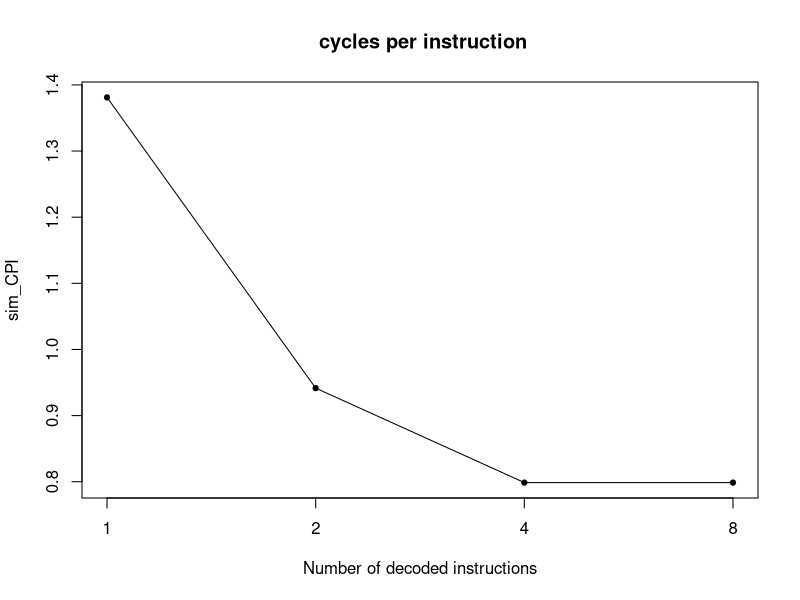
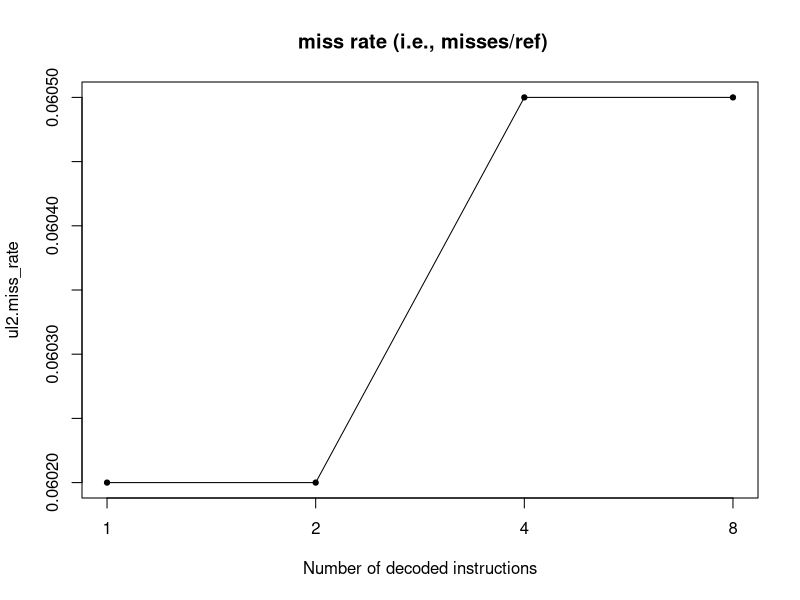
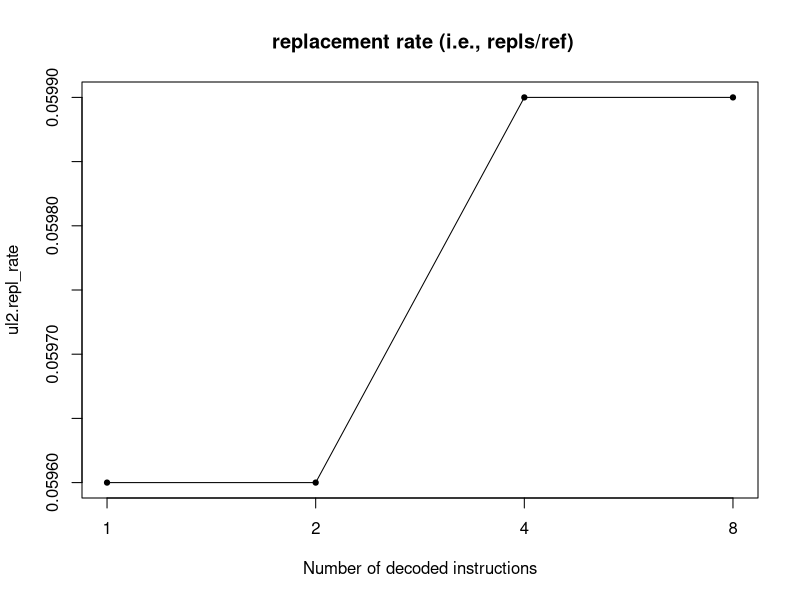
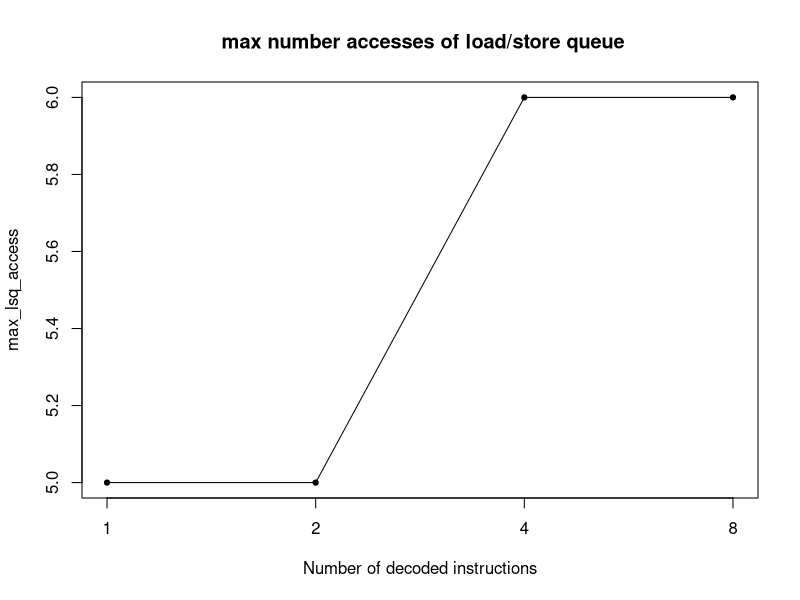
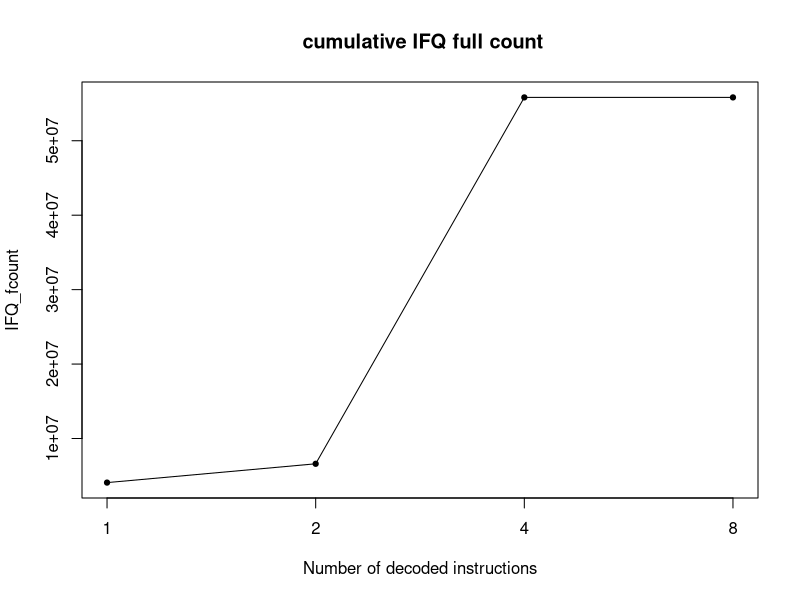
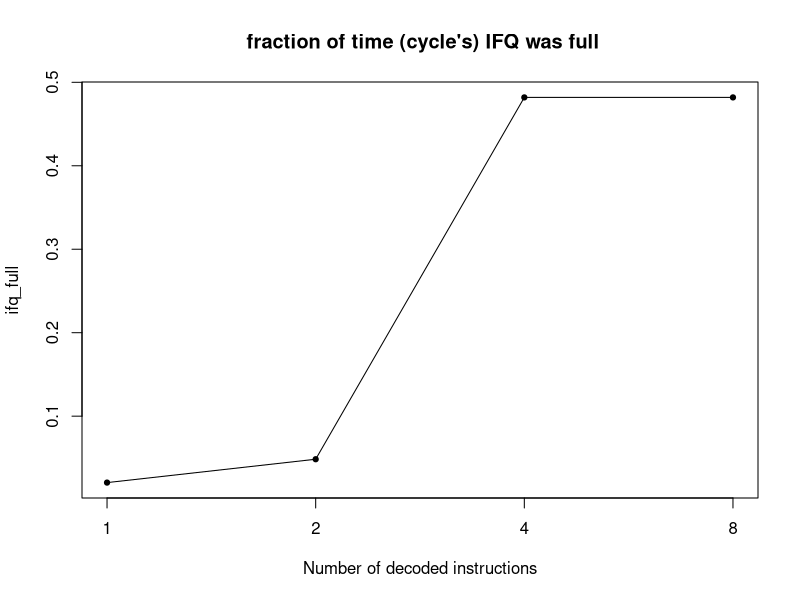
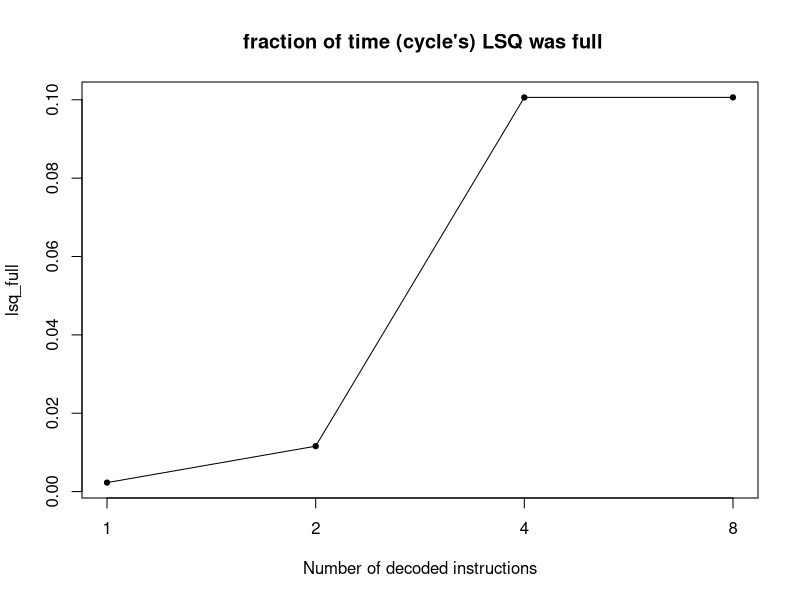
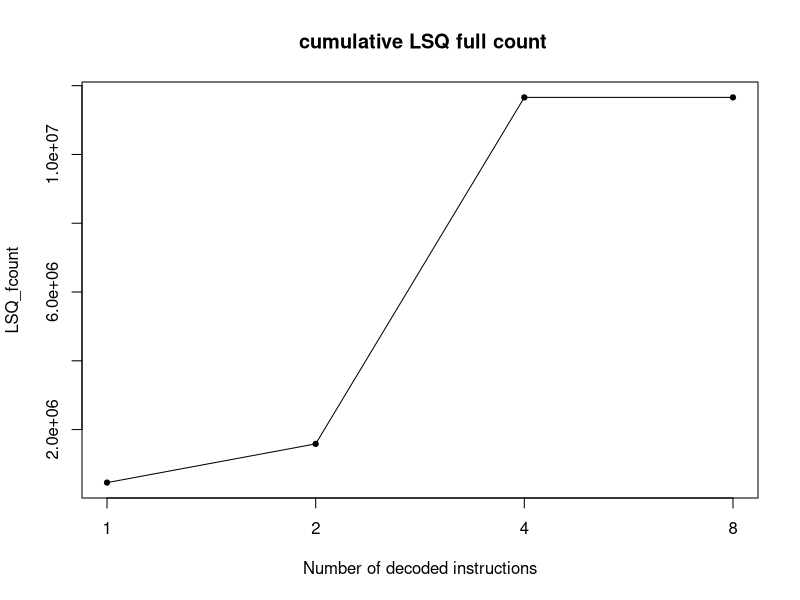

Write R code to recreate these figures, in order.
start <- 219
top <- 10
xlab <- "Number of decoded instructions"

data <- readLines("Results/results_D1.txt") 
data <- data[start:length(data) - 1]
n <- length(data)
empty <- rep(0, n)
results <- data.frame(metric = empty, C1 = empty)
for(i in 1:n){
  result <- strsplit(strsplit(data[i], "#")[[1]][1], "\\s+")[[1]]
  results[i,1] <- result[1]
  results[i,2] <- as.numeric(result[2])
}
data <- readLines("Results/results_D2.txt") 
data <- data[start:length(data) - 1]
results$C2 <- empty
for(i in 1:n){
  result <- strsplit(strsplit(data[i], "#")[[1]][1], "\\s+")[[1]]
  results[i,3] <- as.numeric(result[2])
}
data <- readLines("Results/results_D4.txt") 
data <- data[start:length(data) - 1]
results$C4 <- empty
for(i in 1:n){
  result <- strsplit(strsplit(data[i], "#")[[1]][1], "\\s+")[[1]]
  results[i,4] <- as.numeric(result[2])
}
data <- readLines("Results/results_D8.txt") 
data <- data[start:length(data) - 1]
results$C8 <- empty
results$desc <- empty
for(i in 1:n){
  result <- strsplit(strsplit(data[i], "#")[[1]][1], "\\s+")[[1]]
  results[i,5] <- as.numeric(result[2])
  results[i,6] <- strsplit(data[i], "#")[[1]][2]
}

plot(1:4,results[15,2:5],type='l',axes=F,ylab=results[15,1]
     ,main=results[15,6]
     ,xlab=xlab)
points(1:4,results[15,2:5],cex=0.7,pch=21,bg=1)
box()
axis(1,at=1:4,labels=c(1,2,4,8))
axis(2)

results$min <- apply(results[,2:5],1,min)
results$max <- apply(results[,2:5],1,max)
results$range <- results$max - results$min
results$sd <- apply(results[,2:5],1,sd)
results$index <- results$sd / results$range

results <- results[with(results,order(-index)),]
write.csv(results,'Results/metrics_D.csv',row.names = F)
results <- results[1:top,1:6]

for(i in 1:top){
  plot(1:4,results[i,2:5],type='l',axes=F,ylab=results[i,1]
       ,main=results[i,6]
       ,xlab=xlab)
  box()
  axis(1,at=1:4,labels=c(1,2,4,8))
  axis(2)
  points(1:4,results[i,2:5],cex=0.7,pch=21,bg=1)
}